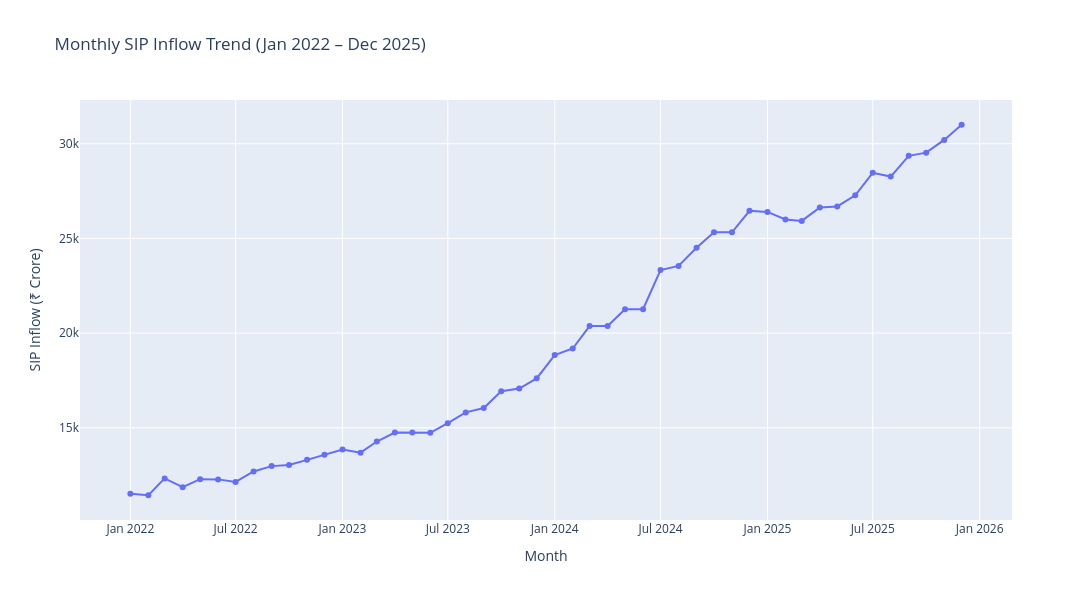

Notebook code for this chart:
### Code cell
fig = px.line(
    sip,
    x="month",
    y="sip_inflow_crore",
    title="Monthly SIP Inflow Trend (Jan 2022 – Dec 2025)",
    markers=True
)

fig.update_layout(
    width=1200,
    height=600,
    xaxis_title="Month",
    yaxis_title="SIP Inflow (₹ Crore)",
    hovermode="x unified"
)

fig.show()

### Figure 1 — Plotly figure (JSON) as saved in the notebook; plotly's stock layout.template omitted (floating-point values rounded to 4 significant figures)
{"data": [{"hovertemplate": "month=%{x}<br>sip_inflow_crore=%{y}<extra></extra>", "legendgroup": "", "line": {"color": "#636efa", "dash": "solid"}, "marker": {"symbol": "circle"}, "mode": "lines+markers", "name": "", "orientation": "v", "showlegend": false, "type": "scatter", "x": ["2022-01-01T00:00:00", "2022-02-01T00:00:00", "2022-03-01T00:00:00", "2022-04-01T00:00:00", "2022-05-01T00:00:00", "2022-06-01T00:00:00", "2022-07-01T00:00:00", "2022-08-01T00:00:00", "2022-09-01T00:00:00", "2022-10-01T00:00:00", "2022-11-01T00:00:00", "2022-12-01T00:00:00", "2023-01-01T00:00:00", "2023-02-01T00:00:00", "2023-03-01T00:00:00", "2023-04-01T00:00:00", "2023-05-01T00:00:00", "2023-06-01T00:00:00", "2023-07-01T00:00:00", "2023-08-01T00:00:00", "2023-09-01T00:00:00", "2023-10-01T00:00:00", "2023-11-01T00:00:00", "2023-12-01T00:00:00", "2024-01-01T00:00:00", "2024-02-01T00:00:00", "2024-03-01T00:00:00", "2024-04-01T00:00:00", "2024-05-01T00:00:00", "2024-06-01T00:00:00", "2024-07-01T00:00:00", "2024-08-01T00:00:00", "2024-09-01T00:00:00", "2024-10-01T00:00:00", "2024-11-01T00:00:00", "2024-12-01T00:00:00", "2025-01-01T00:00:00", "2025-02-01T00:00:00", "2025-03-01T00:00:00", "2025-04-01T00:00:00", "2025-05-01T00:00:00", "2025-06-01T00:00:00", "2025-07-01T00:00:00", "2025-08-01T00:00:00", "2025-09-01T00:00:00", "2025-10-01T00:00:00", "2025-11-01T00:00:00", "2025-12-01T00:00:00"], "xaxis": "x", "y": [11517, 11438, 12328, 11863, 12286, 12276, 12140, 12694, 12976, 13040, 13306, 13573, 13856, 13687, 14276, 14749, 14749, 14734, 15245, 15814, 16042, 16928, 17073, 17610, 18838, 19187, 20371, 20371, 21262, 21262, 23332, 23547, 24509, 25323, 25320, 26459, 26400, 25999, 25926, 26632, 26688, 27274, 28464, 28265, 29361, 29529, 30200, 31002], "yaxis": "y"}], "layout": {"height": 600, "hovermode": "x unified", "legend": {"tracegroupgap": 0}, "title": {"text": "Monthly SIP Inflow Trend (Jan 2022 – Dec 2025)"}, "width": 1200, "xaxis": {"anchor": "y", "domain": [0, 1], "title": {"text": "Month"}}, "yaxis": {"anchor": "x", "domain": [0, 1], "title": {"text": "SIP Inflow (₹ Crore)"}}}}
